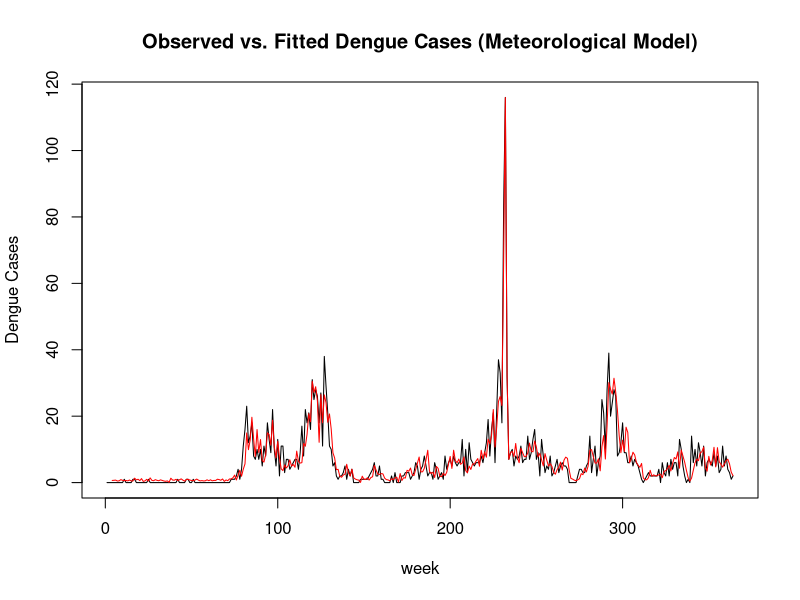
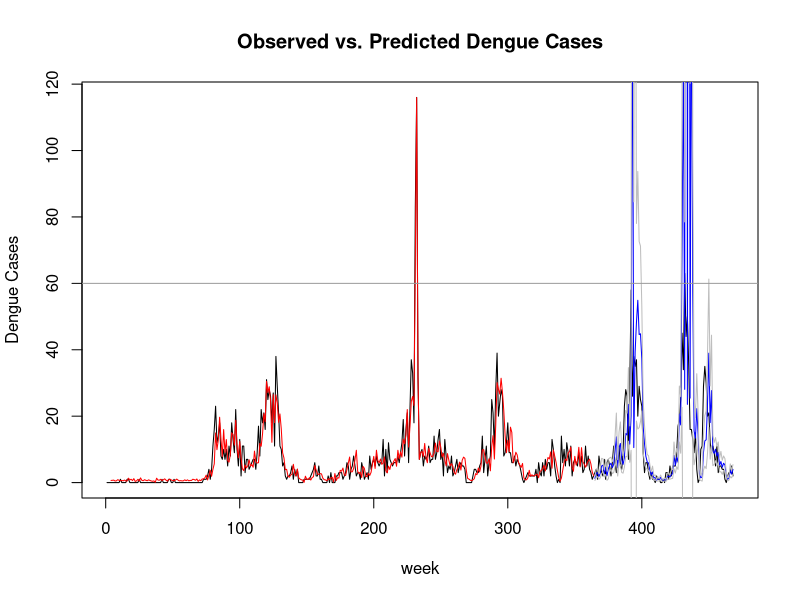
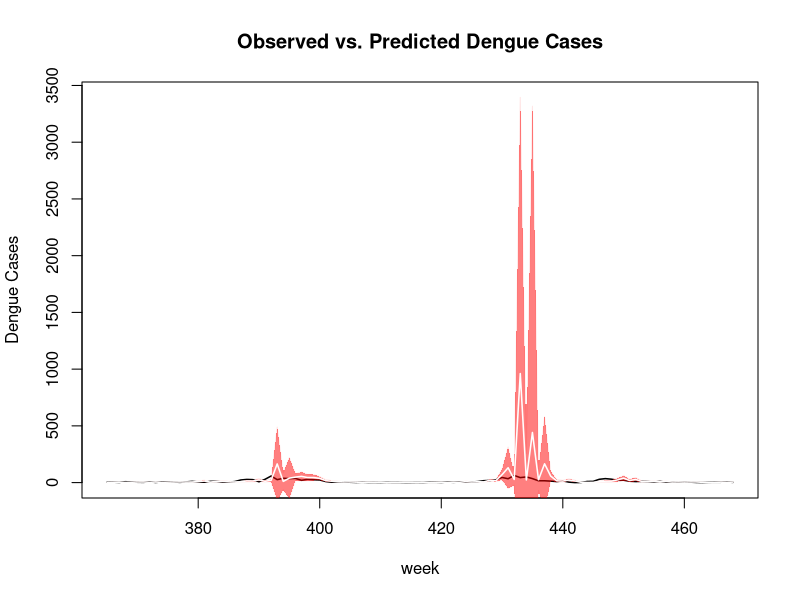

Reproduce these figures in R, in order. (Note: this script raises an error after producing the figures.)
setwd("~/Documents/Uni/Epidemiology/Master Thesis/Thesis/Master Thesis/Data")
Iquitos <- read.csv("../Data/Iquitos_total2.csv")

library(mgcv)
form <- as.formula("total_cases ~s(total_cases1)+s(total_cases2)+s(total_cases3)+
                   s(relative_humidity1)+s(relative_humidity2)+s(relative_humidity3)+
                   s(DTR1)+s(DTR2)+s(DTR3)+s(precipitation_amount1)+s(precipitation_amount2)+s(precipitation_amount3)")
#form <- as.formula("total_cases ~ s(total_cases,k=4)+s(total_cases1,k=4)+s(precipitation_amount5,k=4)+s(specific_humidity5,k=4)")

training <- Iquitos[1:364,]

attach(training)
mod.train <- mgcv::gam(form, family=quasipoisson, na.action=na.exclude, data=training)
summary(mod.train)
concurvity(mod.train)

par(mfrow=c(1,1))
p <- fitted.values(mod.train)
plot(training$total_cases, type="l",ylab="Dengue Cases", xlab="week",
     main="Observed vs. Fitted Dengue Cases (Meteorological Model)")
points(predict(mod.train, type="response"),type="l", col="red")

sqrt(mean((training$total_cases-p)^2,na.rm=T))
sqrt(mean((training$total_cases-p)^2,na.rm=T))/sqrt(mean((training$total_cases)^2))
detach(training)

f.total <- Iquitos
### testing
attach(f.total)
preddata <- data.frame(total_cases,specific_humidity1,specific_humidity2,specific_humidity3,total_cases1,total_cases2,total_cases3,
                       precipitation_amount1,precipitation_amount2,precipitation_amount3,relative_humidity1,relative_humidity2,relative_humidity3,
                       DTR1,DTR2,DTR3)
f.total$predict<-predict(mod.train, type="response", newdata=as.data.frame(preddata))
pred <-predict(mod.train, type="response", newdata=as.data.frame(preddata),se.fit = T)
#####
preddata <- transform(preddata, fitted = pred$fit)
# 95% confidence interval
preddata <- transform(preddata, 
                      upper = fitted + (1.96 * pred$se.fit),
                      lower = fitted - (1.96 * pred$se.fit))

p <- f.total$predict
train <- f.total[1:364,]
pred <- f.total[365:468,]
preddata <- preddata[365:468,]

par(mfrow=c(1,1))
plot(f.total$total_cases, type="l",ylab="Dengue Cases", xlab="week",
     main="Observed vs. Predicted Dengue Cases")
points(train$predict,type="l", col="red")
points(365:468,pred$predict,type="l", col="blue")
points(365:468,preddata$upper, type="l", col="grey")
points(365:468,preddata$lower,type="l", col="grey")
abline(h=60, col = "gray60")
### Plot predictions
plot(365:468,pred$total_cases, type="l",ylab="Dengue Cases", xlab="week",
     main="Observed vs. Predicted Dengue Cases",lwd=1.5,ylim = c(0,max(preddata$upper)))
polygon(x=c(365:468,rev(365:468)),y=c(preddata$upper,rev(preddata$lower)),col = rgb(1, 0, 0, alpha = 0.5), border = rgb(1, 0, 0, alpha = 0.1))
points(365:468,pred$predict,type="l", col="white",lwd=1.5)
#points(365:468,preddata$lower,type="l", col="grey")

#for training data
sqrt(mean((train$total_cases-train$predict)^2,na.rm=T))/sqrt(mean((train$total_cases)^2))
#for validation data 2011-2013
sqrt(mean((pred$total_cases-pred$predict)^2,na.rm=T))
sqrt(mean((pred$total_cases-pred$predict)^2,na.rm=T))/sqrt(mean((pred$total_cases)^2))

preddata <- preddata%>%
  mutate(CI_cov = between(total_cases,lower,upper))
summary(preddata$CI_cov)
25/104
